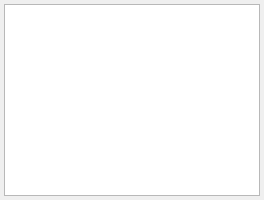
<?xml version="1.0" encoding="UTF-8"?>
<ui version="4.0">
 <class>SpeciesSiteVectorWidget</class>
 <widget class="QWidget" name="SpeciesSiteVectorWidget">
  <property name="geometry">
   <rect>
    <x>0</x>
    <y>0</y>
    <width>264</width>
    <height>200</height>
   </rect>
  </property>
  <property name="sizePolicy">
   <sizepolicy hsizetype="Minimum" vsizetype="Minimum">
    <horstretch>0</horstretch>
    <verstretch>0</verstretch>
   </sizepolicy>
  </property>
  <property name="font">
   <font>
    <pointsize>10</pointsize>
   </font>
  </property>
  <property name="windowTitle">
   <string>Form</string>
  </property>
  <layout class="QVBoxLayout" name="verticalLayout">
   <property name="spacing">
    <number>4</number>
   </property>
   <property name="leftMargin">
    <number>4</number>
   </property>
   <property name="topMargin">
    <number>4</number>
   </property>
   <property name="rightMargin">
    <number>4</number>
   </property>
   <property name="bottomMargin">
    <number>4</number>
   </property>
   <item>
    <widget class="QTreeView" name="SitesTree"/>
   </item>
  </layout>
 </widget>
 <resources>
  <include location="../main.qrc"/>
 </resources>
 <connections/>
</ui>
